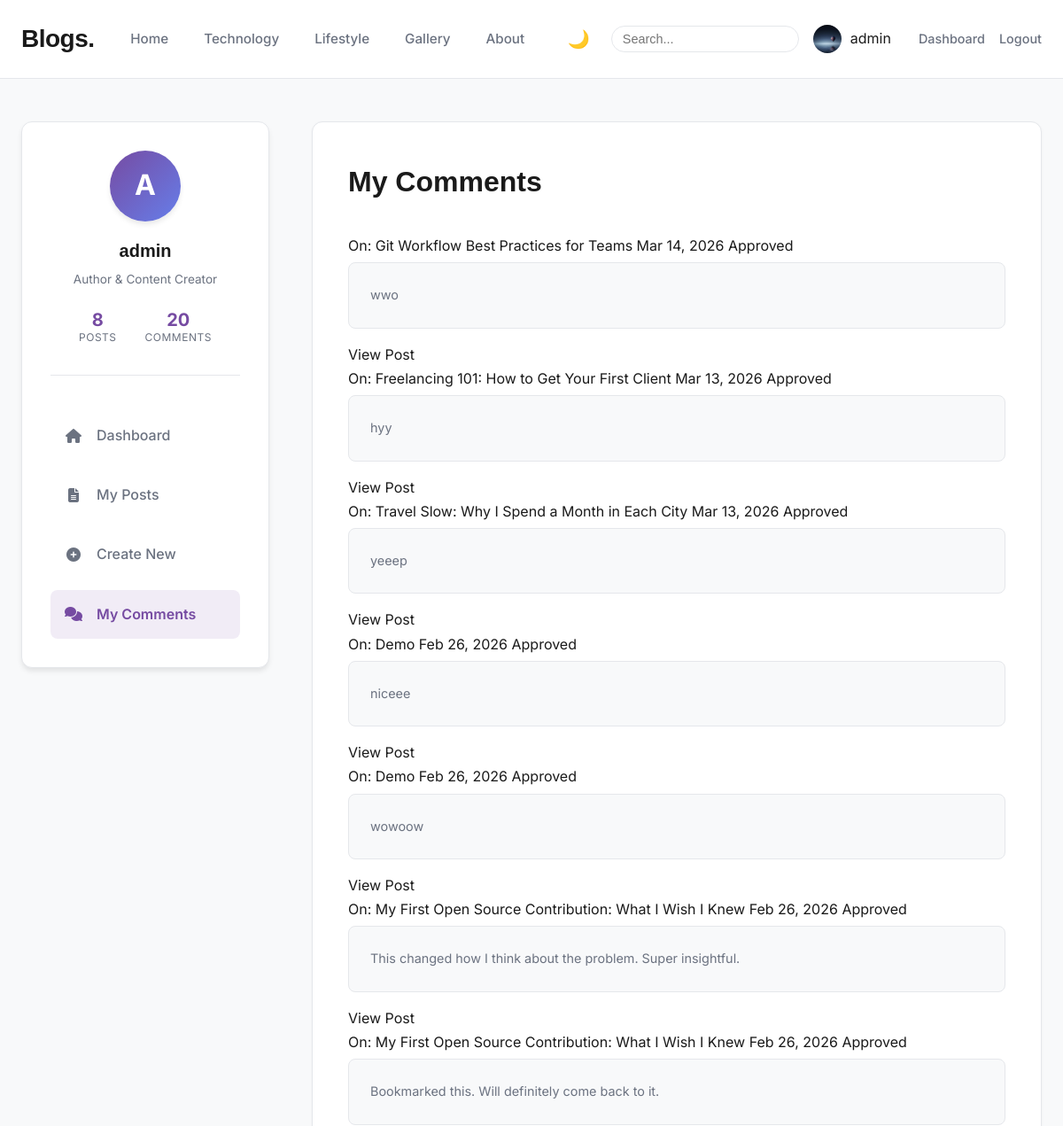
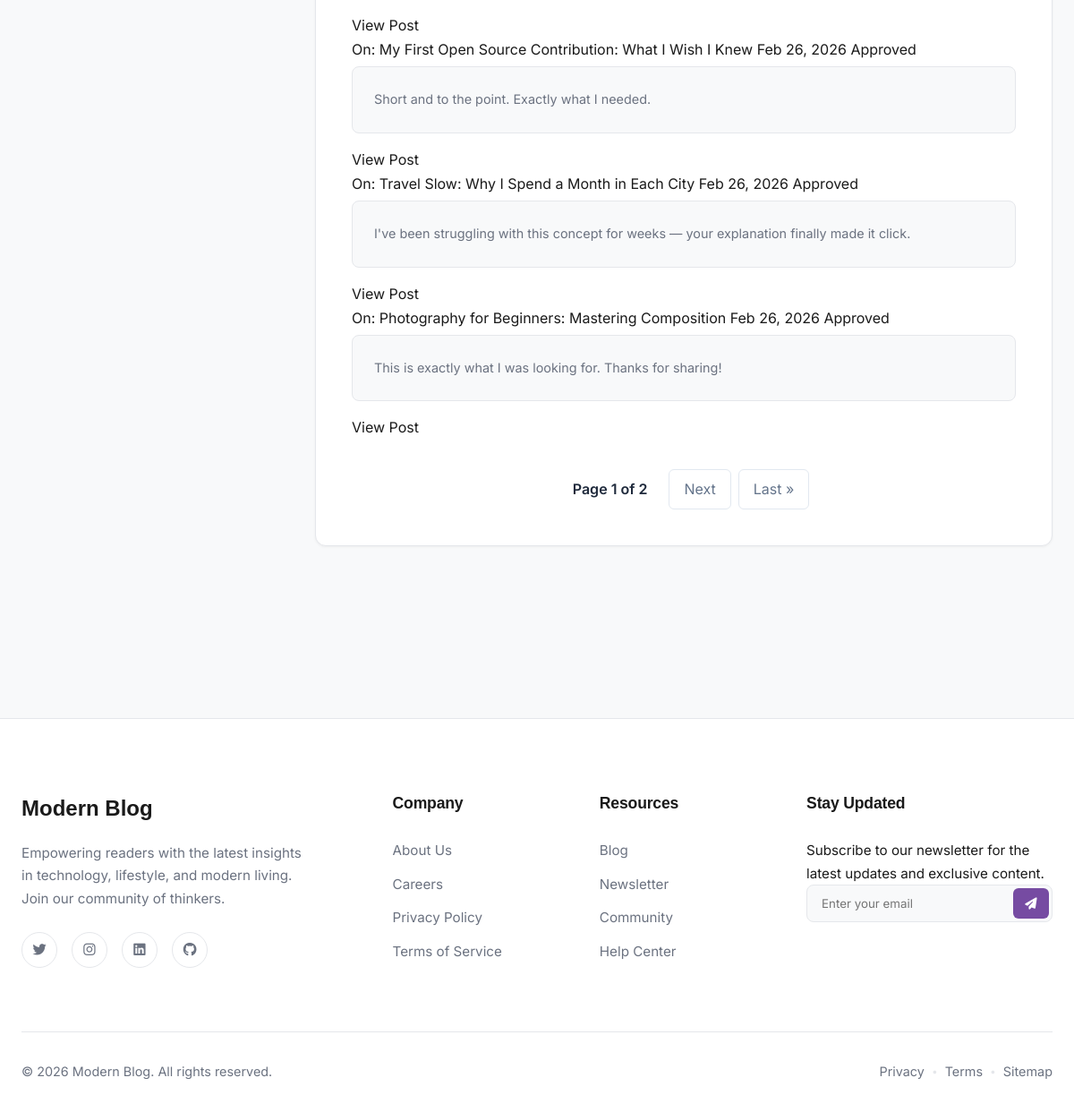
Screenshot of /my-comments/ (signed in) with the database file from the repository (2 pictures, top to bottom).
### myapp/models.py (models this page shows, shortened)
class UserProfile(models.Model):
    user = models.OneToOneField(User, on_delete=models.CASCADE, related_name='profile')
    bio = models.TextField(max_length=500, blank=True)
    profile_image = models.ImageField(upload_to='profile_pics/', default='profile_pics/default.jpg', blank=True)
    website = models.URLField(blank=True)
    twitter = models.URLField(blank=True)
    linkedin = models.URLField(blank=True)
    github = models.URLField(blank=True)

class Comment(models.Model):
    post = models.ForeignKey(Post, on_delete=models.CASCADE, related_name='comments')
    author = models.ForeignKey(User, on_delete=models.CASCADE, null=True, blank=True)
    guest_name = models.CharField(max_length=100, blank=True)
    guest_email = models.EmailField(blank=True)
    content = models.TextField()
    parent = models.ForeignKey('self', null=True, blank=True, on_delete=models.CASCADE, related_name='replies')
    created_at = models.DateTimeField(auto_now_add=True)
    is_approved = models.BooleanField(default=True)
    class Meta:
        ordering = ['-created_at']

class Post(models.Model):
    CATEGORY_CHOICES = [
        ('technology', 'Technology'),
        ('lifestyle', 'Lifestyle'),
        ('design', 'Design'),
        ('culture', 'Culture'),
        ('business', 'Business'),
        ('other', 'Other'),
    ]
    author = models.ForeignKey(User, on_delete=models.CASCADE)
    title = models.CharField(max_length=200)
    content = models.TextField()
    image = models.ImageField(upload_to='blog_images/', blank=True, null=True)
    category = models.ForeignKey(Category, on_delete=models.SET_NULL, null=True, related_name='posts')
    likes = models.ManyToManyField(User, related_name='blog_posts', blank=True)
    is_published = models.BooleanField(default=False)
    newsletter_sent = models.BooleanField(default=False)
    views_count = models.PositiveIntegerField(default=0)
    created_at = models.DateTimeField(auto_now_add=True)
    updated_at = models.DateTimeField(auto_now=True)
    tags = TaggableManager()
    class Meta:
        ordering = ['-created_at']

### myapp/views.py (the view)
# urls.py: path('my-comments/', views.my_comments, name='my_comments'),
@login_required
def my_comments(request):
    comment_list = Comment.objects.filter(author=request.user).order_by('-created_at')
    page = request.GET.get('page', 1)
    paginator = Paginator(comment_list, 10)
    try:
        comments = paginator.page(page)
    except PageNotAnInteger:
        comments = paginator.page(1)
    except EmptyPage:
        comments = paginator.page(paginator.num_pages)
    return render(request, 'dashboard/my_comments.html', {'comments': comments, 'page_obj': comments})

### myapp/templates/dashboard/my_comments.html
{% extends 'dashboard/base_dashboard.html' %}
{% block dashboard_content %}
<div class="dash-card">
    <h1 class="dash-page-title">My Comments</h1>
    {% if comments %}
    <div class="activity-list">
        {% for comment in comments %}
        <div class="activity-item">
            <span class="activity-title">On: {{ comment.post.title }}</span>
            <span class="activity-date">{{ comment.created_at|date:"M d, Y" }}</span>
            <span class="activity-status {% if comment.is_approved %}published{% else %}draft{% endif %}">
                {% if comment.is_approved %}Approved{% else %}Pending{% endif %}
            </span>
            <div class="comment-preview"
                style="width: 100%; margin-top: 5px; color: var(--text-muted); font-size: 0.9rem;">
                {{ comment.content|truncatechars:100 }}
            </div>
            <a href="{% url 'post_detail' comment.post.pk %}" class="edit-link">View Post</a>
        </div>
        {% endfor %}
    </div>
    {% include 'includes/pagination.html' %}
    {% else %}
    <p class="no-activity">You haven't commented on any posts yet.</p>
    {% endif %}
</div>
{% endblock dashboard_content %}

### myapp/templates/dashboard/base_dashboard.html
{% extends 'base.html' %}
{% load static %}
{% block content %}
<div class="container dashboard-layout-container">
    <aside class="dash-sidebar">
        <div class="user-profile-summary">
            <div class="profile-avatar">
                <span>{{ user.first_name|first|default:user.username|first|upper }}</span>
            </div>
            <h3>{{ user.first_name|default:user.username }}</h3>
            <p class="user-role">Author & Content Creator</p>
            <div class="user-mini-stats">
                <div class="mini-stat">
                    <strong>{{ user.post_set.count }}</strong>
                    <span>Posts</span>
                </div>
                <div class="mini-stat">
                    <strong>{{ user.comment_set.count }}</strong>
                    <span>Comments</span>
                </div>
            </div>
        </div>
        <nav class="dash-nav">
            <a href="{% url 'dashboard' %}"
                class="dash-link {% if request.resolver_match.url_name == 'dashboard' %}active{% endif %}">
                <i class="fas fa-home"></i> Dashboard
            </a>
            <a href="{% url 'my_posts' %}"
                class="dash-link {% if request.resolver_match.url_name == 'my_posts' %}active{% endif %}">
                <i class="fas fa-file-alt"></i> My Posts
            </a>
            <a href="{% url 'create_post' %}"
                class="dash-link {% if request.resolver_match.url_name == 'create_post' %}active{% endif %}">
                <i class="fas fa-plus-circle"></i> Create New
            </a>
            <a href="{% url 'my_comments' %}"
                class="dash-link {% if request.resolver_match.url_name == 'my_comments' %}active{% endif %}">
                <i class="fas fa-comments"></i> My Comments
            </a>
        </nav>
    </aside>
    <main class="dash-content">
        {% block dashboard_content %}{% endblock %}
    </main>
</div>
{% endblock %}

### myapp/templates/includes/navbar.html
<nav class="navbar">
    <div class="container nav-container">
        <a href="{% url 'home' %}" class="logo">Blogs.</a>
        <ul class="nav-links">
            <li><a href="{% url 'home' %}">Home</a></li>
            <li><a href="{% url 'technology' %}">Technology</a></li>
            <li><a href="{% url 'lifestyle' %}">Lifestyle</a></li>
            <li><a href="{% url 'image_gallery' %}">Gallery</a></li>
            <li><a href="{% url 'about' %}">About</a></li>
        </ul>
        <div class="nav-actions">
            <button id="theme-toggle" class="theme-toggle" aria-label="Toggle dark mode">🌙</button>
            <form action="{% url 'search_posts' %}" method="get" class="nav-search-form"
                style="display:flex; align-items:center;">
                <input type="text" name="q" placeholder="Search..."
                    style="padding: 6px 12px; border-radius: 20px; border: 1px solid var(--border-color); font-size: 0.9rem;"
                    value="{{ query }}">
            </form>
            {% if user.is_authenticated %}
            <div style="display: flex; align-items: center; gap: 10px; margin-right: 15px;">
                {% if user.profile.profile_image %}
                <img src="{{ user.profile.profile_image.url }}" alt="{{ user.username }}"
                    style="width: 32px; height: 32px; border-radius: 50%; object-fit: cover;">
                {% else %}
                <img src="https://ui-avatars.com/api/?name={{ user.username }}&background=random&size=32"
                    alt="{{ user.username }}" style="width: 32px; height: 32px; border-radius: 50%;">
                {% endif %}
                <span style="color: var(--text-color);">{{ user.username }}</span>
            </div>
            {% if user.is_superuser %}
            <a href="{% url 'admin_dashboard' %}" class="btn-link-nav">Dashboard</a>
            {% else %}
            <a href="{% url 'dashboard' %}" class="btn-link-nav">Dashboard</a>
            {% endif %}
            <a href="{% url 'logout' %}" class="btn-link-nav">Logout</a>
            {% else %}
            <a href="{% url 'login' %}" class="btn-link-nav">Login</a>
            <a href="{% url 'register' %}" class="btn-primary">Register</a>
            {% endif %}
        </div>
    </div>
</nav>

### rows the page displays
Comment: post "Git Workflow Best Practices for Teams", created_at "Mar 14, 2026", is_approved "Approved", content "wwo"
Comment: post "Freelancing 101: How to Get Your First Client", created_at "Mar 13, 2026", is_approved "Approved", content "hyy"
Comment: post "Travel Slow: Why I Spend a Month in Each City", created_at "Mar 13, 2026", is_approved "Approved", content "yeeep"
Comment: post "Demo", created_at "Feb 26, 2026", is_approved "Approved", content "niceee"
Comment: post "Demo", created_at "Feb 26, 2026", is_approved "Approved", content "wowoow"
Comment: post "My First Open Source Contribution: What I Wish I Knew", created_at "Feb 26, 2026", is_approved "Approved", content "This changed how I think about the problem. Super insightful."
Comment: post "My First Open Source Contribution: What I Wish I Knew", created_at "Feb 26, 2026", is_approved "Approved", content "Bookmarked this. Will definitely come back to it."
Comment: post "My First Open Source Contribution: What I Wish I Knew", created_at "Feb 26, 2026", is_approved "Approved", content "Short and to the point. Exactly what I needed."
Comment: post "Travel Slow: Why I Spend a Month in Each City", created_at "Feb 26, 2026", is_approved "Approved", content "I've been struggling with this concept for weeks — your explanation finally made it click."
Comment: post "Photography for Beginners: Mastering Composition", created_at "Feb 26, 2026", is_approved "Approved", content "This is exactly what I was looking for. Thanks for sharing!"

### other values shown
{{ user.username }} "admin"
{{ user.first_name|first|default:user.username|first|upper }} "A"
{{ user.first_name|default:user.username }} "admin"
{{ user.post_set.count }} "8"
{{ user.comment_set.count }} "20"
{{ page_obj.number }} "1"
{{ page_obj.paginator.num_pages }} "2"
